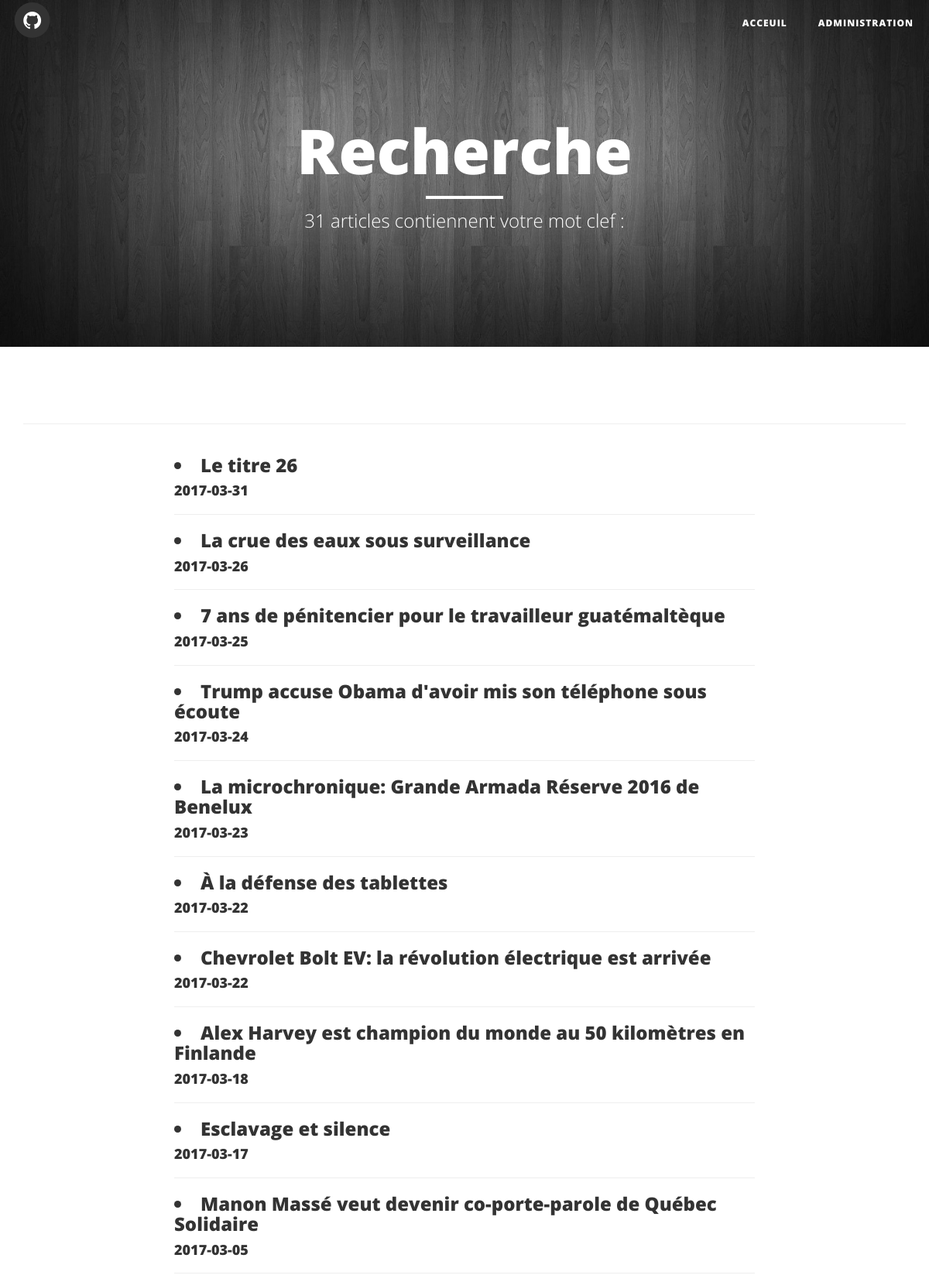
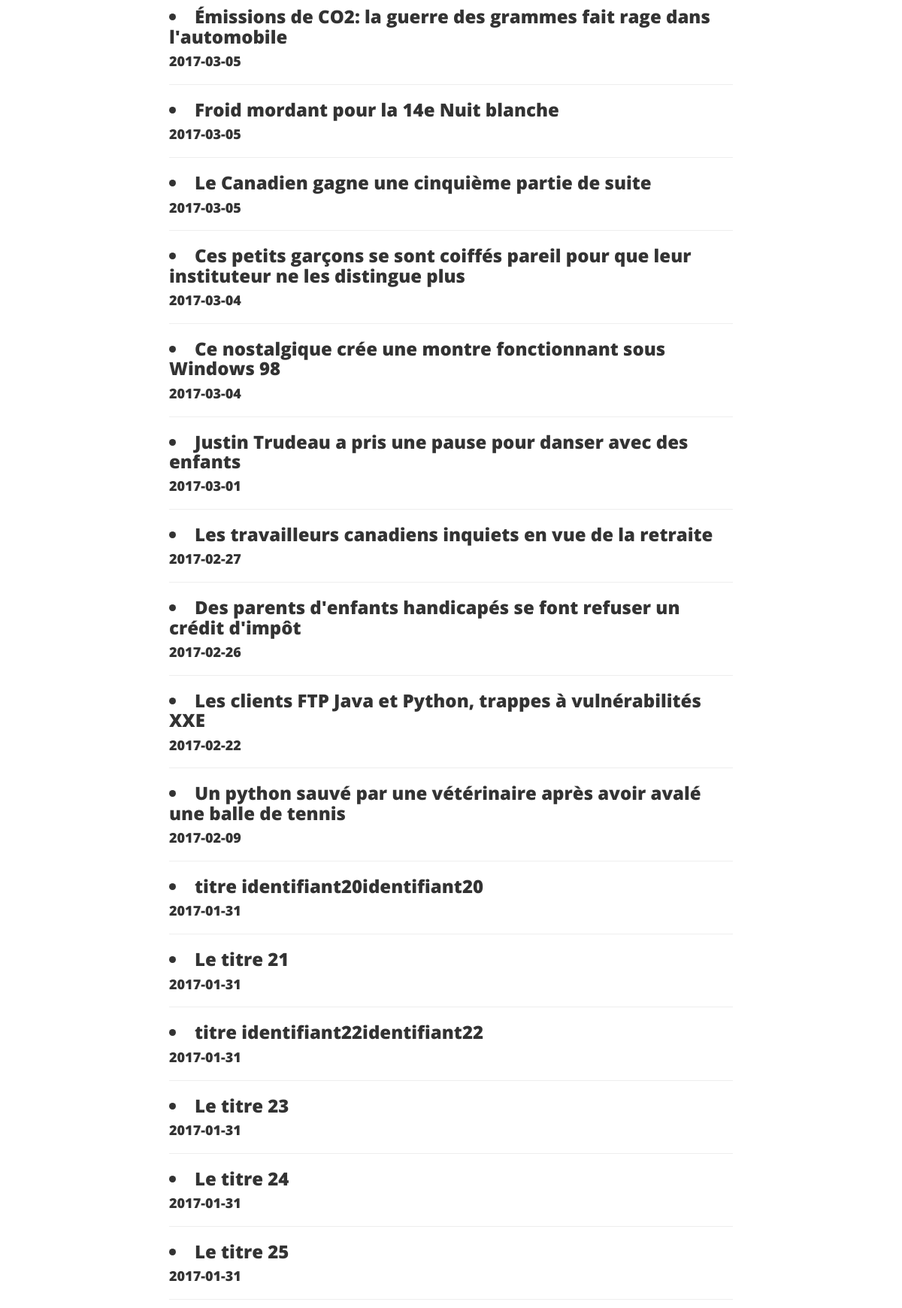
The page /recherche (upper part) on the database its author committed (2 pictures, top to bottom).
### tables this page shows
CREATE TABLE article (
  id integer primary key,
  titre varchar(100),
  identifiant varchar(50),
  auteur varchar(100),
  date_publication text,
  paragraphe varchar(500)
);

### index.py (the view)
@app.route('/recherche')
def get_recherche_article():
    valeur_recherche = request.args.get('valeur_recherche','')
    articles = get_db().get_recherche_article(valeur_recherche)
    if len(articles) == 0:
        return render_template('aucun_article.html', titre="Aucun article",
                           sous_titre="Aucun article ne correspond avec la recherche.")
    else:
        if len(articles) == 1:
            sous_titre = "1 article contient votre mot clef : {0}".format(valeur_recherche)
        else:
            sous_titre = "{0} articles contiennent votre mot clef : {1}".format(len(articles), valeur_recherche)
        return render_template('rechercheArticles.html',titre="Recherche", sous_titre=sous_titre, valeur_recherche=valeur_recherche, articles=articles)

### database.py (called while the page is built)
def build_dictionary_list(curseur):
    liste_article = []
    for row in curseur:
        dict_article = {}
        for i in range(0, len(row)):
            dict_article[curseur.description[i][0]] = row[i]
        liste_article.append(dict_article)
    return liste_article

    def get_connection(self):
        if self.connection is None:
            self.connection = sqlite3.connect('db/crm.db')
        return self.connection

    def disconnect(self):
        if self.connection is not None:
            self.connection.close()

    def get_recherche_article(self, valeur_recherche):
        cursor = self.get_connection().cursor()
        cursor.execute("select titre, date_publication, identifiant from article "
                       "where date_publication <= date('now','localtime') and "
                       "      (titre like ? or paragraphe like ?) "
                       "Order by date_publication Desc",
                       ("%"+valeur_recherche+"%", "%"+valeur_recherche+"%"))
        return build_dictionary_list(cursor)

### index.py (called while the page is built)
def get_db():
    db = getattr(g, '_database', None)
    if db is None:
        g._database = Database()
    return g._database

@app.teardown_appcontext
def close_connection(exception):
    db = getattr(g, '_database', None)
    if db is not None:
        db.disconnect()

### templates/rechercheArticles.html (shortened to what this page needs)
{% extends "HeaderFooter.html" %}
{% block content %}
    <div class="container">
		<br/>
		<hr/>
        <div class="row">
            <div class="col-lg-8 col-lg-offset-2 col-md-10 col-md-offset-1">
                <div class="post-preview">
                    {% for article in articles %}
                        <h3 class="titre-article">
                            <a href="/article/{{ article.identifiant }}"><li>{{ article.titre }}</a>
                            <h4 class="sous-titre-article">
                                {{ article.date_publication }}
                            </h4>
                        </h3>
                        <hr/>
                    {% endfor %}
                </div>
            </div>
        </div>
    </div>
{% endblock %}

### static/css/clean-blog.css (style rules this page uses)
body { font-family: 'Lora', 'Times New Roman', serif; font-size: 20px; color: #333333; }
h1, h2, h3, h4, h5, h6 { font-family: 'Open Sans', 'Helvetica Neue', Helvetica, Arial, sans-serif; font-weight: 800; }
a { color: #333333; }
body { -webkit-tap-highlight-color: #0085A1; }

### rows shown on the page
article: titre "Le titre 26", date_publication "2017-03-31"
article: titre "La crue des eaux sous surveillance", date_publication "2017-03-26"
article: titre "7 ans de pénitencier pour le travailleur guatémaltèque", date_publication "2017-03-25"
article: titre "Trump accuse Obama d'avoir mis son téléphone sous écoute", date_publication "2017-03-24"
article: titre "La microchronique: Grande Armada Réserve 2016 de Benelux", date_publication "2017-03-23"
article: titre "À la défense des tablettes", date_publication "2017-03-22"
article: titre "Chevrolet Bolt EV: la révolution électrique est arrivée", date_publication "2017-03-22"
article: titre "Alex Harvey est champion du monde au 50 kilomètres en Finlande", date_publication "2017-03-18"
article: titre "Esclavage et silence", date_publication "2017-03-17"
article: titre "Manon Massé veut devenir co-porte-parole de Québec Solidaire", date_publication "2017-03-05"
article: titre "Émissions de CO2: la guerre des grammes fait rage dans l'automobile", date_publication "2017-03-05"
article: titre "Froid mordant pour la 14e Nuit blanche", date_publication "2017-03-05"
article: titre "Le Canadien gagne une cinquième partie de suite", date_publication "2017-03-05"
article: titre "Ces petits garçons se sont coiffés pareil pour que leur instituteur ne les distingue plus", date_publication "2017-03-04"
article: titre "Ce nostalgique crée une montre fonctionnant sous Windows 98", date_publication "2017-03-04"
article: titre "Justin Trudeau a pris une pause pour danser avec des enfants", date_publication "2017-03-01"
article: titre "Les travailleurs canadiens inquiets en vue de la retraite", date_publication "2017-02-27"
article: titre "Des parents d'enfants handicapés se font refuser un crédit d'impôt", date_publication "2017-02-26"
article: titre "Les clients FTP Java et Python, trappes à vulnérabilités XXE", date_publication "2017-02-22"
article: titre "Un python sauvé par une vétérinaire après avoir avalé une balle de tennis", date_publication "2017-02-09"
article: titre "titre identifiant20identifiant20", date_publication "2017-01-31"
article: titre "Le titre 21", date_publication "2017-01-31"
article: titre "titre identifiant22identifiant22", date_publication "2017-01-31"
article: titre "Le titre 23", date_publication "2017-01-31"
article: titre "Le titre 24", date_publication "2017-01-31"
article: titre "Le titre 25", date_publication "2017-01-31"

### other values the page prints
{{ titre }} "Recherche"
{{ sous_titre }} "31 articles contiennent votre mot clef :"
